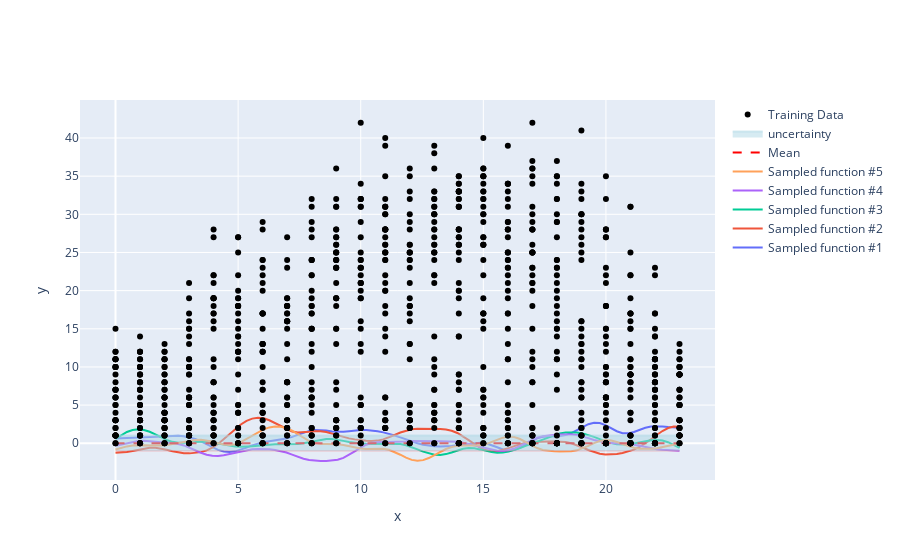
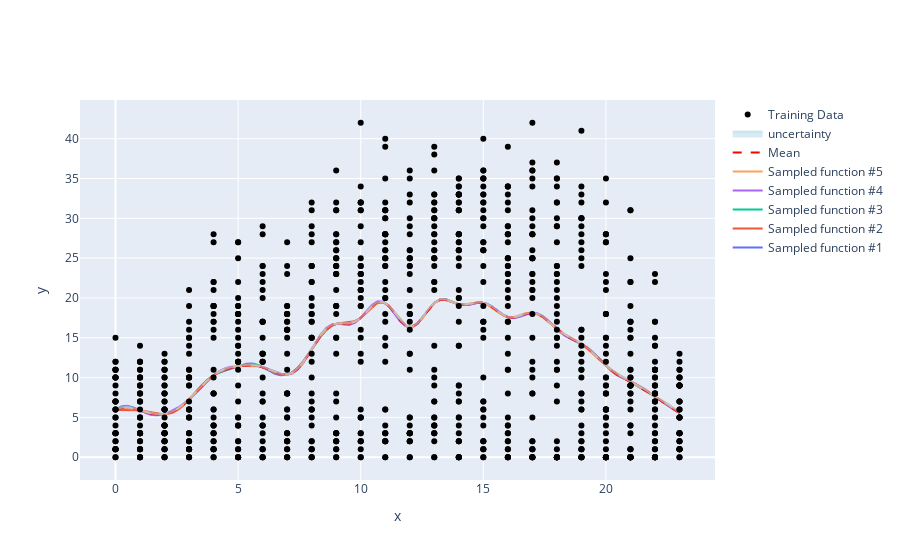

Here is the notebook cell these charts were saved with, in order:
### Code cell
mean_gpr_rbf = train_gpr_with_kernel(
    X_train_mean,
    y_train_mean,
    x,
    n_samples=5,
    length_scale=1,
    length_scale_bounds=(1e-1, 50),
)
